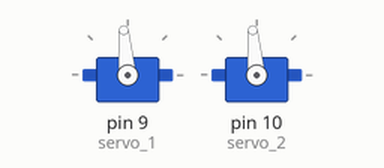
Recording of a sketch running on a simulated Arduino Uno, built with avr-gcc and run on an emulated ATmega328P. Shown: 2 × servo.

Above: at 0.1 s.
At 19.1 s:
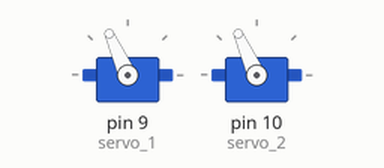
At 39.1 s:
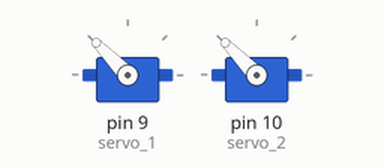
Timing chart, 0 to 40.0 s (numbered marks = the images above):
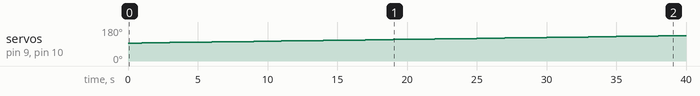

Measured:
- by itself, servo on pin 9 (servo_1), servo on pin 10 (servo_2): moves from 95° to 134° over 38.0 s

The sketch:

servo.ino
```cpp
#include <Servo.h>

Servo servo_1;
Servo servo_2;

int pos1 = 0;
int pos2 = 0;

void setup() {
  servo_1.attach(9);
  servo_2.attach(10);
    Serial.begin(9600);

}


void loop () {
  for (pos1 = 95, pos2 = 95; pos1 <= 150 && pos2 <= 150; pos1++, pos2++) {
    servo_1.write(pos1);
    servo_2.write(pos2);
    delay(1000);
  }

  for (pos1 = 150, pos2 = 150; pos1 > 95 && pos2 > 95; pos1--, pos2--) {
     servo_1.write(pos1);
     servo_2.write(pos2);
     delay(1000);
  }

}
```
